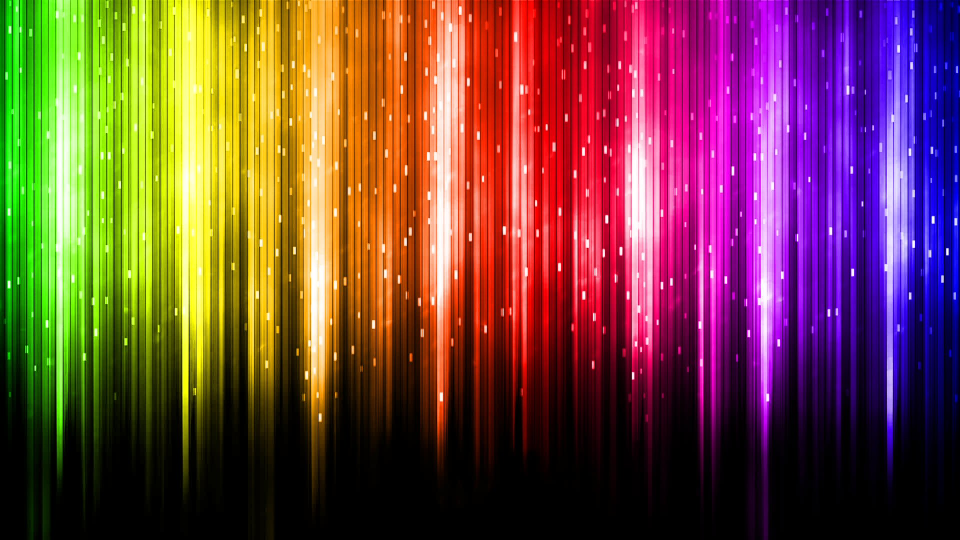
#> input picture lab_2/images/B01.png, 1920 x 1080 px (shown at 1/2 size); its folder holds 2 pictures in this run
$ python Lab1_img.py
#> lines starting #> are read from the running program, lines starting #| are printed output that depends on the picture
import os
import numpy as np
import matplotlib.pyplot as plt
import cv2
import pandas as pd
from docx import Document
from docx.shared import Inches
from io import BytesIO

BASE_DIR = os.path.dirname(os.path.abspath(__file__))
IMG_DIR = os.path.join(BASE_DIR, "images")
OUT_DIR = os.path.join(BASE_DIR, "output")

os.makedirs(IMG_DIR, exist_ok=True)
os.makedirs(OUT_DIR, exist_ok=True)

def imgToUInt8(img):
    if np.issubdtype(img.dtype, np.unsignedinteger):
        return img
    else:
        print("Konwersja z float do uint8")
        img_uint8 = (img * 255).astype('uint8')
        return img_uint8


def imgToFloat(img):
    if np.issubdtype(img.dtype, np.floating):
        return img
    else:
        print("Konwersja z uint8 do float")
        img_float = img.astype('float32') / 255.0
        return img_float

def show_image_version(img_path):
#> called with img_path = 'lab_2/images/B01.png'
    img = plt.imread(img_path)
#> img is the input picture: shape (1080, 1920, 3) float32; mean R, G, B 0.459, 0.273, 0.243
    print("Wczytano:", img_path, "-> typ:", img.dtype, "| kształt:", img.shape)
#| Wczytano: lab_2/images/B01.png -> typ: float32 | kształt: (1080, 1920, 3)

    if img.ndim == 3 and img.shape[-1] == 4:
        img = img[:, :, :3]  # usunięcie kanału alfa

    R = img[:, :, 0]
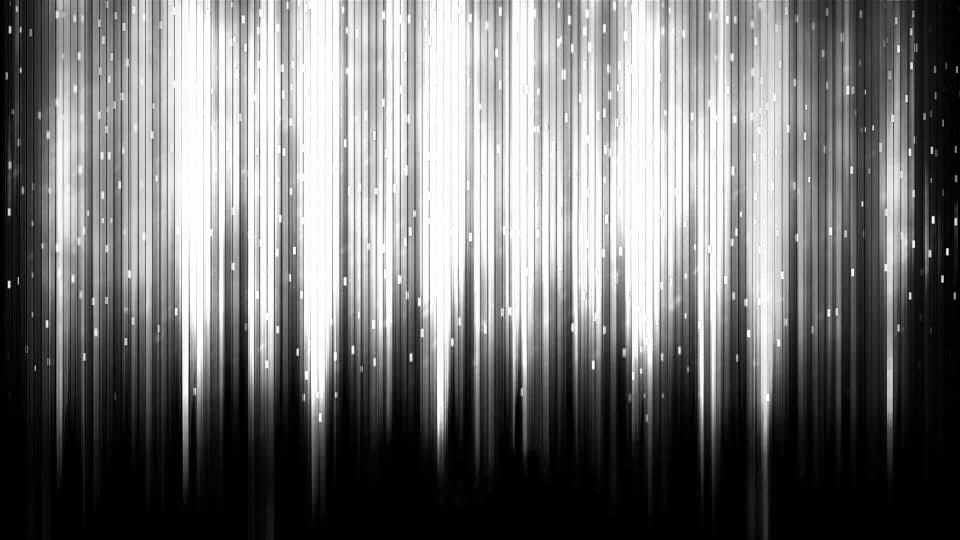
#> R: shape (1080, 1920) float32 (shown at 1/2 size); min 0, max 1, mean 0.459
    G = img[:, :, 1]
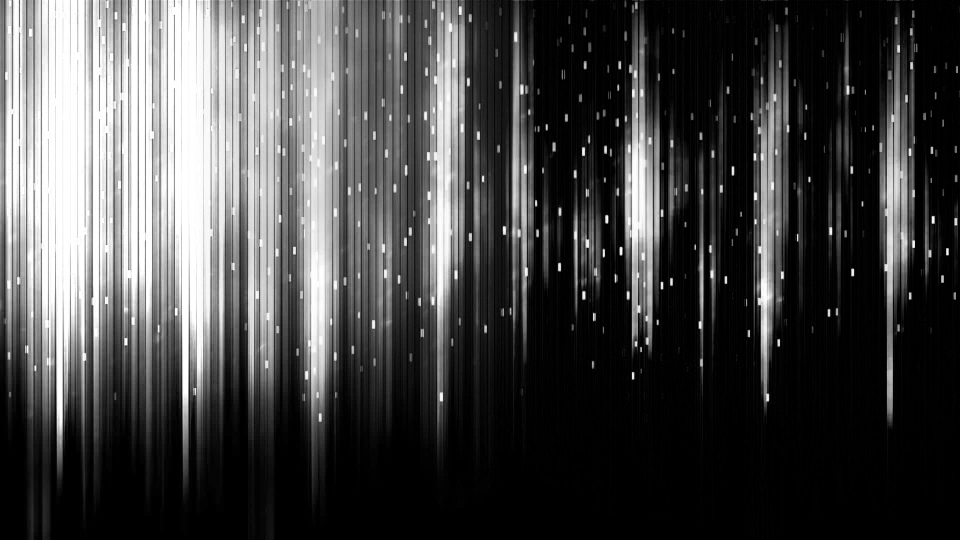
#> G: shape (1080, 1920) float32 (shown at 1/2 size); min 0, max 1, mean 0.274
    B = img[:, :, 2]
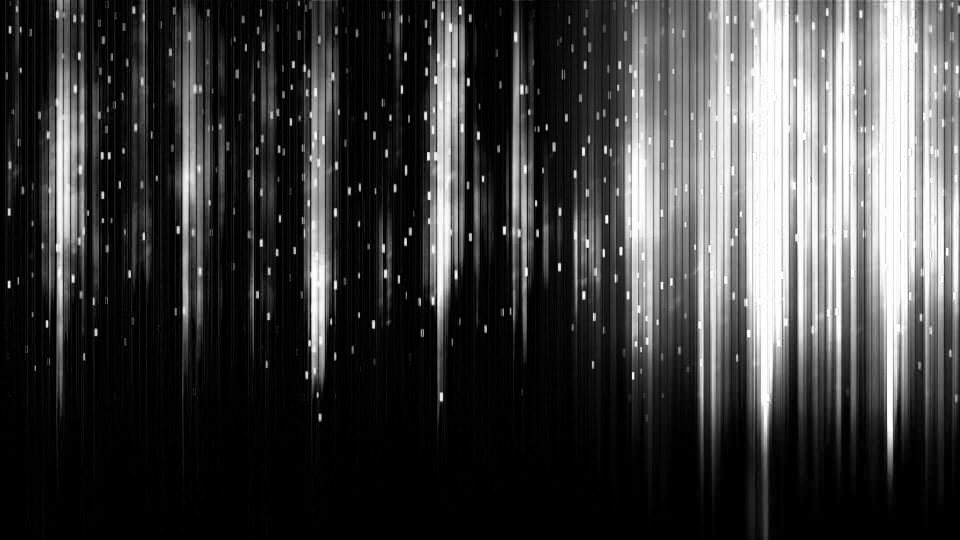
#> B: shape (1080, 1920) float32 (shown at 1/2 size); min 0, max 1, mean 0.243

    Y1 = 0.299 * R + 0.587 * G + 0.114 * B
    Y2 = 0.2126 * R + 0.7152 * G + 0.0722 * B
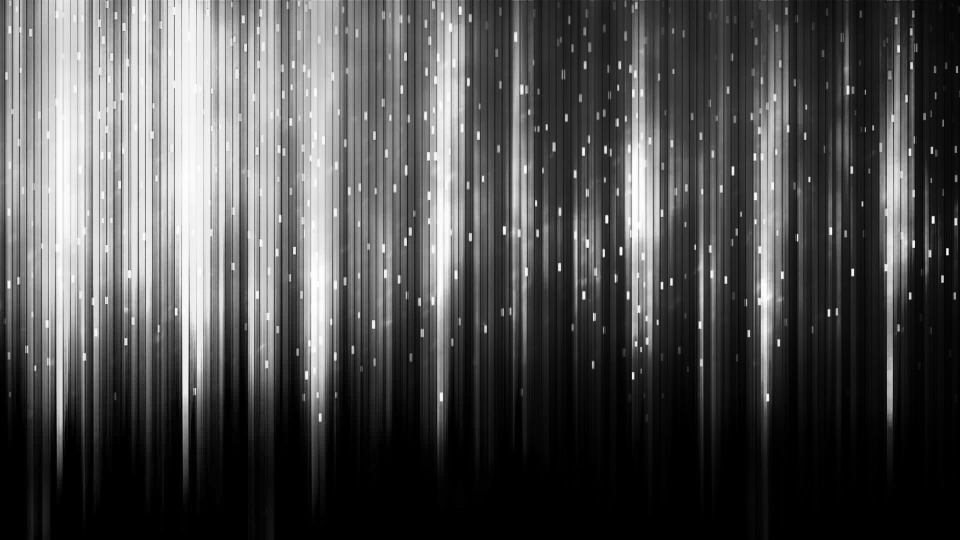
#> Y2: shape (1080, 1920) float32 (shown at 1/2 size); min 0, max 1, mean 0.311

    red_only = img.copy(); red_only[:, :, 1:] = 0
#> after `red_only[:, :, 1:] = 0`:
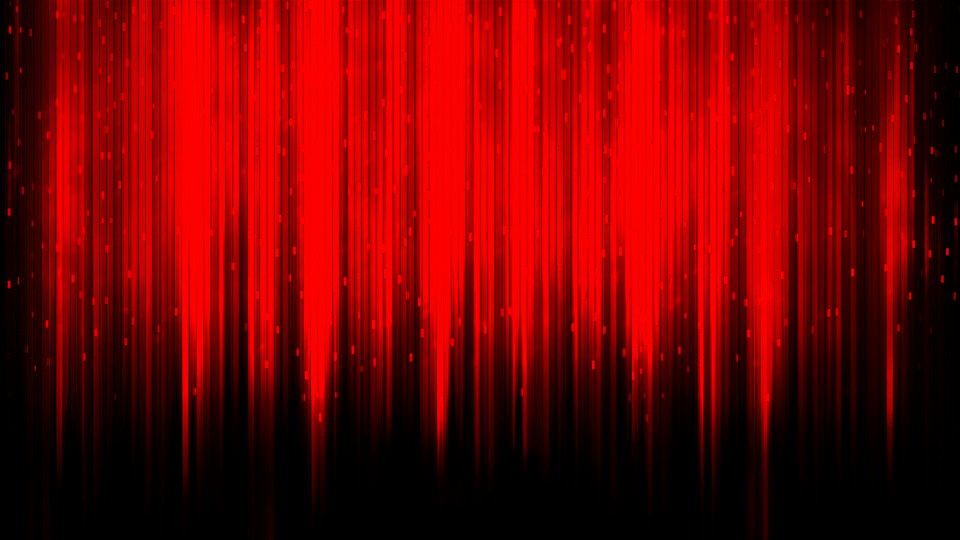
#> red_only: shape (1080, 1920, 3) float32 (shown at 1/2 size); mean R, G, B 0.459, 0, 0
    green_only = img.copy(); green_only[:, :, [0, 2]] = 0
#> after `green_only[:, :, [0, 2]] = 0`:
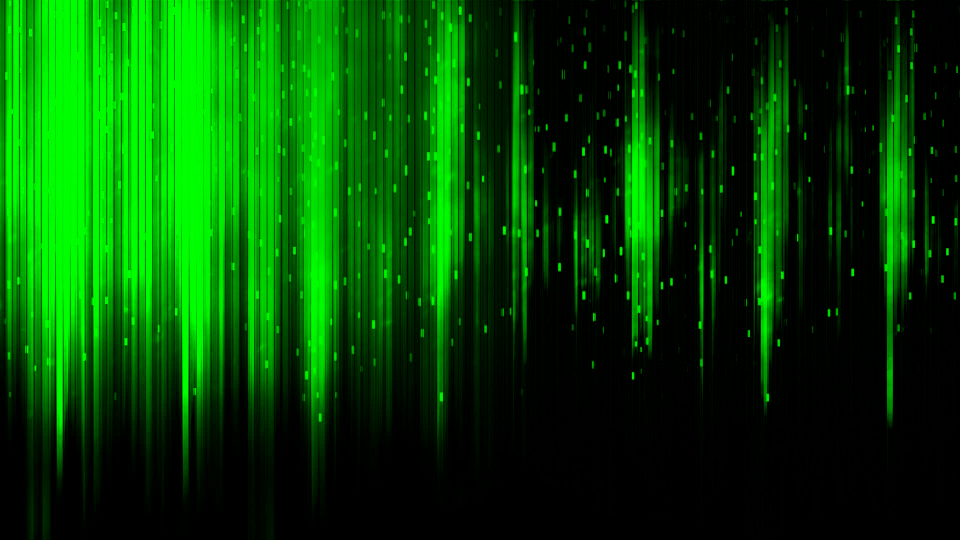
#> green_only: shape (1080, 1920, 3) float32 (shown at 1/2 size); mean R, G, B 0, 0.273, 0
    blue_only = img.copy(); blue_only[:, :, :2] = 0
#> after `blue_only[:, :, :2] = 0`:
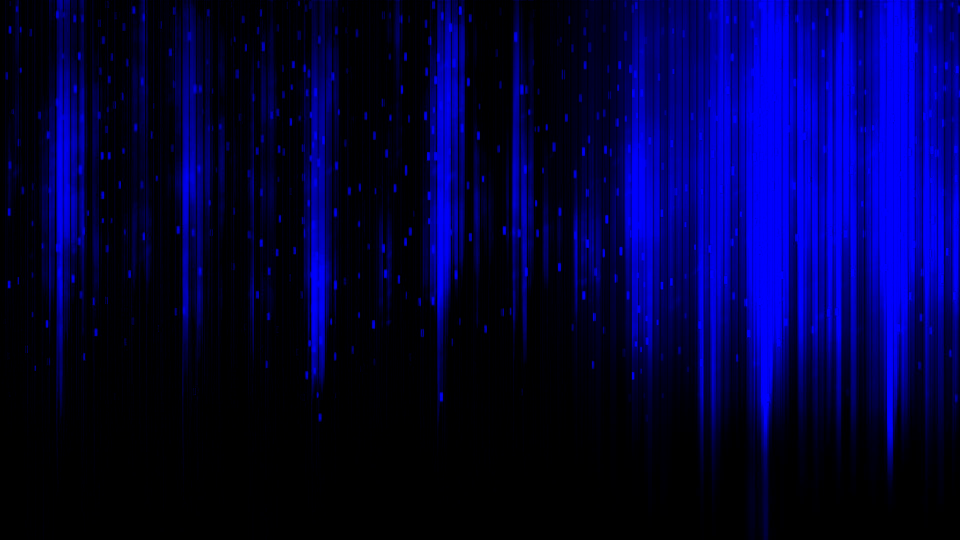
#> blue_only: shape (1080, 1920, 3) float32 (shown at 1/2 size); mean R, G, B 0, 0, 0.243

    plt.figure(figsize=(10, 8))
    plt.suptitle("Zadanie 2 - przetwarzanie obrazu")

    plt.subplot(3, 3, 1); plt.imshow(img); plt.title("Oryginał (RGB)"); plt.axis('off')
    plt.subplot(3, 3, 2); plt.imshow(Y1, cmap='gray'); plt.title("Skala szarości Y1"); plt.axis('off')
    plt.subplot(3, 3, 3); plt.imshow(Y2, cmap='gray'); plt.title("Skala szarości Y2"); plt.axis('off')

    plt.subplot(3, 3, 4); plt.imshow(R, cmap='gray'); plt.title("Warstwa R"); plt.axis('off')
    plt.subplot(3, 3, 5); plt.imshow(G, cmap='gray'); plt.title("Warstwa G"); plt.axis('off')
    plt.subplot(3, 3, 6); plt.imshow(B, cmap='gray'); plt.title("Warstwa B"); plt.axis('off')

    plt.subplot(3, 3, 7); plt.imshow(red_only); plt.title("Kanał czerwony"); plt.axis('off')
    plt.subplot(3, 3, 8); plt.imshow(green_only); plt.title("Kanał zielony"); plt.axis('off')
    plt.subplot(3, 3, 9); plt.imshow(blue_only); plt.title("Kanał niebieski"); plt.axis('off')

    plt.tight_layout()
    out_path = os.path.join(OUT_DIR, f"image_version_{os.path.basename(img_path)}.png")
    plt.savefig(out_path, dpi=150, bbox_inches='tight')
    print("Zapisano wykres do:", out_path)
    plt.close()


def generate_report():
    document = Document()
    document.add_heading('Raport z analizy obrazów', 0)

    # ---------------- Zadanie 1 ----------------
    document.add_heading("Zadanie 1 - Typy danych i konwersje", level=1)
    document.add_paragraph("Pytania i odpowiedzi:")

    qa = [
        ("1. Co oznacza typ zmiennych?",
         "Typ danych określa sposób przechowywania informacji o pikselu."),
        ("2. Jaki jest zakres wartości?",
         "Dla uint8: 0-255, dla float: 0.0-1.0."),
        ("3. Co oznacza ostatni parametr .shape?",
         "Oznacza liczbę kanałów obrazu (np. RGB lub RGBA)."),
        ("4. Czy dla JPG i PNG otrzymujemy te same wyniki?",
         "Nie, PNG często jest w float32, a JPG w uint8."),
        ("5. Różnica między plt.imread() a cv2.imread()?",
         "Matplotlib wczytuje w RGB, a OpenCV w BGR - wymaga zamiany kanałów.")
    ]
    for q, a in qa:
        document.add_paragraph(q, style="List Bullet")
        document.add_paragraph(a)

    document.add_paragraph("\nDodatkowo - analiza obrazu otwartego za pomocą OpenCV:")
    document.add_paragraph(
        "Po otwarciu obrazu przy użyciu funkcji cv2.imread() typ danych to uint8, "
        "a wartości pikseli mieszczą się w zakresie 0-255. "
        "Ostatni parametr .shape nadal oznacza liczbę kanałów, jednak OpenCV wczytuje obraz w kolejności BGR, "
        "czyli kanały kolorów są odwrócone względem RGB."
    )

    document.add_paragraph("\nAnaliza plików A1-A4:")
    table = document.add_table(rows=1, cols=5)
    hdr = table.rows[0].cells
    hdr[0].text, hdr[1].text, hdr[2].text, hdr[3].text, hdr[4].text = "Plik", "Typ danych", "Rozmiar", "Min", "Max"

    for name in ["A1.png", "A2.jpg", "A3.png", "A4.jpg"]:
        path = os.path.join(IMG_DIR, name)
        row = table.add_row().cells
        if os.path.exists(path):
            img = plt.imread(path)
            row[0].text, row[1].text = name, str(img.dtype)
            row[2].text, row[3].text, row[4].text = str(img.shape), str(np.min(img)), str(np.max(img))
        else:
            row[0].text, row[1].text = name, "Brak pliku"

    # ---------------- Zadanie 2 ----------------
    document.add_heading("Zadanie 2 - Wyświetlanie i przetwarzanie obrazu", level=1)
    document.add_paragraph(
        "Obrazy pokazują sposób działania funkcji konwersji do skali szarości oraz separację kanałów RGB."
    )
    document.add_paragraph(
        "Po wczytaniu obrazu przez OpenCV (cv2.imread) kolory są przekłamane, "
        "ponieważ biblioteka używa kolejności kanałów BGR zamiast RGB. "
        "Dlatego obraz wygląda niepoprawnie, dopóki nie zamienimy kanałów funkcją cv2.cvtColor(img, cv2.COLOR_BGR2RGB)."
    )
    document.add_paragraph("Co nam się wyświetliło? - obraz o zmienionych kolorach (nieprawidłowych).")
    document.add_paragraph("Co jest nie tak? - OpenCV zamienia kolejność kanałów, dlatego kolory są odwrócone.")

    for img_name in ["B01.png", "B02.jpg"]:
        img_path = os.path.join(IMG_DIR, img_name)
        if os.path.exists(img_path):
            show_image_version(img_path)
            out_path = os.path.join(OUT_DIR, f"image_version_{os.path.basename(img_path)}.png")
            if os.path.exists(out_path):
                document.add_picture(out_path, width=Inches(6))
                document.add_paragraph(f"Wykres przetwarzania dla: {img_name}")
        else:
            document.add_paragraph(f"Brak pliku: {img_name}")

    # ---------------- Zadanie 3 ----------------
    document.add_heading("Zadanie 3 - Analiza fragmentów obrazów", level=1)
    document.add_paragraph(
        "Wycięte fragmenty przedstawiają różne części tęczy."
    )

    df = pd.DataFrame(data={
        'Filename': ['B01.png', 'B02.jpg'],
        'Grayscale': [False, False],
        'Fragments': [
            [[100, 100, 300, 300], [400, 200, 600, 400]],
            [[150, 150, 350, 350]]
        ]
    })

    for _, row in df.iterrows():
        file_path = os.path.join(IMG_DIR, row['Filename'])
        if not os.path.exists(file_path):
            continue
        document.add_heading(f"Plik: {row['Filename']}", level=2)
        img = plt.imread(file_path)
        for f in row['Fragments']:
            fragment = img[f[0]:f[2], f[1]:f[3]].copy()
            plt.figure(figsize=(6, 4))
            plt.imshow(fragment)
            plt.title(f"Fragment: {f}")
            plt.tight_layout()
            memfile = BytesIO()
            plt.savefig(memfile, format="png")
            memfile.seek(0)
            document.add_picture(memfile, width=Inches(4))
            memfile.close()
            plt.close()


    # Zapis raportu DOCX
    full_path = os.path.join(OUT_DIR, "report.docx")
    document.save(full_path)
    print(f"\nRaport zapisany jako: {full_path}")

    try:
        import subprocess
        subprocess.run(["libreoffice", "--headless", "--convert-to", "pdf", full_path])
        print("Zapisano również wersję PDF.")
    except Exception:
        print("LibreOffice nie znaleziono - pomijam PDF.")


def main():
    print("\n--- Zadanie obraz 1 ---")
    img_test = np.random.rand(100, 100, 3).astype('float32')
    img_uint = imgToUInt8(img_test)
    img_float = imgToFloat(img_uint)

    print("\n--- Zadanie obraz 2 ---")
    sample_img = os.path.join(IMG_DIR, "B01.png")
    if os.path.exists(sample_img):
        show_image_version(sample_img)
    else:
        print("Brak przykładowego obrazu B01.png")

    print("\n--- Zadanie obraz 3 ---")
    generate_report()
#> (the call stopped at in generate_report, `document = Document()`: docx is not available in this run)


if __name__ == "__main__":
    main()
